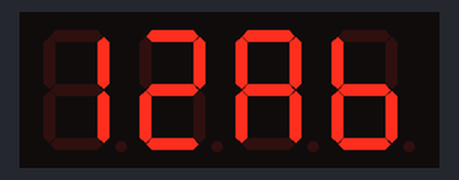
Bench run of a sketch on a simulated Arduino Uno, built with avr-gcc and run on an emulated ATmega328P. Parts: 4-digit seven-segment display.

Above: at 0.1 s.
At 1.1 s:
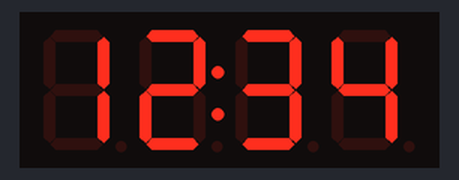

The sketch:

IoTPSP_TM1637_display_ESP8266.ino
```cpp
// program to test a TM1637 display module on the IoT Proto Shield Plus
// www.gtronicsShop.com

// select ESP8266 mini board: tools->Board->"Lolin(Wemos) D1 R2 & Mini"
// select port number


/*ESP8266 pinout names and GPIOs

GPIO  PIN NAME  NOTES
ADC0  A0
0   D3      BOOT FAILURE if PULLED LOW
1   TX      BOOT FAILURE if PULLED LOW2   D4      BOOT FAILURE if PULLED LOW3   RX
4   D2      also used as I2C SDA
5   D1      also used as I2C SCL
12    D6      High On BOOT. also used as SPI MISO
13    D7      High On BOOT, also used as SPI MOSI
14    D5      SPI SCLK
15    D8      BOOT FAILURE if PULLED HIGH, also used as SPI CS
16    D0      High On BOOT, also used to Wake device from deep sleep


*/


#include <TM1637.h>

int CLK = 5; //2;
int DIO = 4; //3;

TM1637 tm(CLK,DIO);

void setup() {
  // put your setup code here, to run once:
  tm.init();

  //set brightness; 0-7
  tm.set(2);
}

void loop() {
  // put your main code here, to run repeatedly:

  // example: "12:ab"
  // tm.display(position, character);
  tm.display(0,1);
  tm.display(1,2);
  tm.point(1);
  tm.display(2,10);
  tm.display(3,11);

  delay(1000);

  // example: "1234"
  displayNumber(1234);

  delay(1000);
}

void displayNumber(int num){
    tm.display(3, num % 10);
    tm.display(2, num / 10 % 10);
    tm.display(1, num / 100 % 10);
    tm.display(0, num / 1000 % 10);
}
```

Measured:
- what the display in image 1 shows lasts 1.0 s, from 1.1 s to 2.1 s
